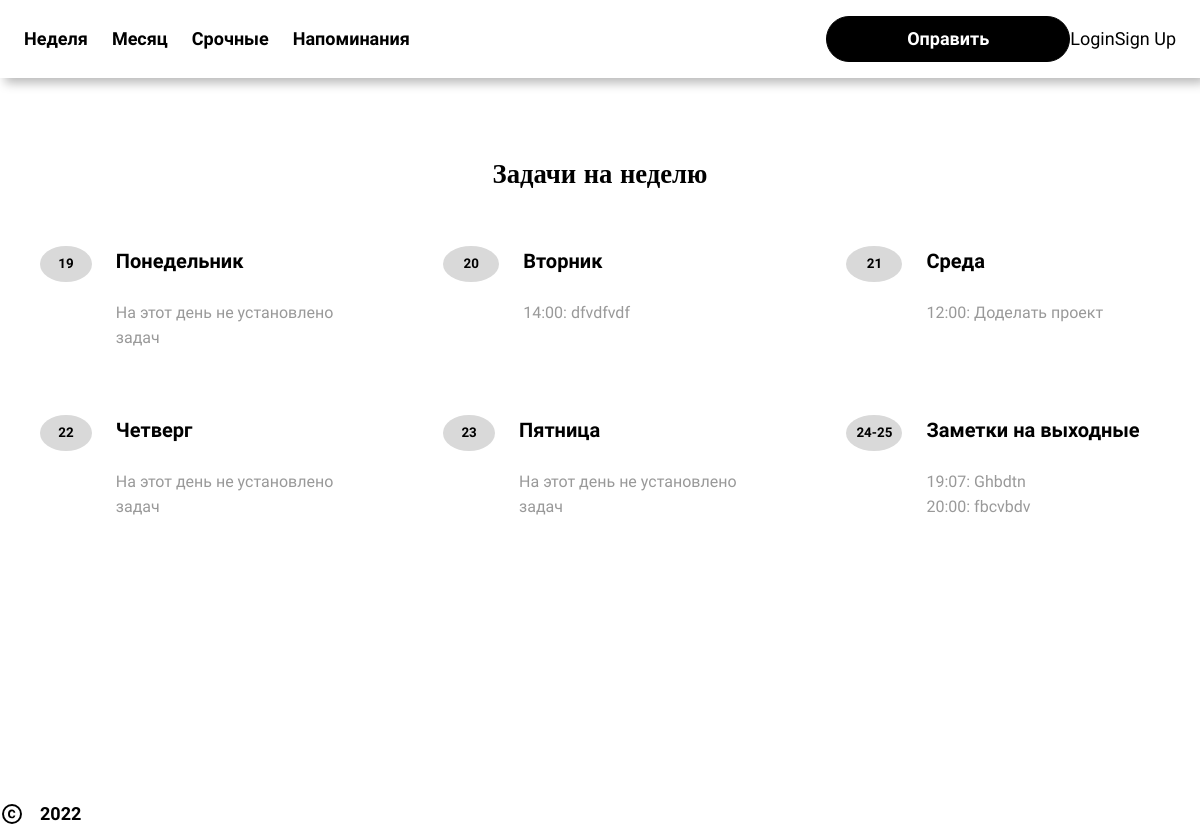
The app's page /, older data.
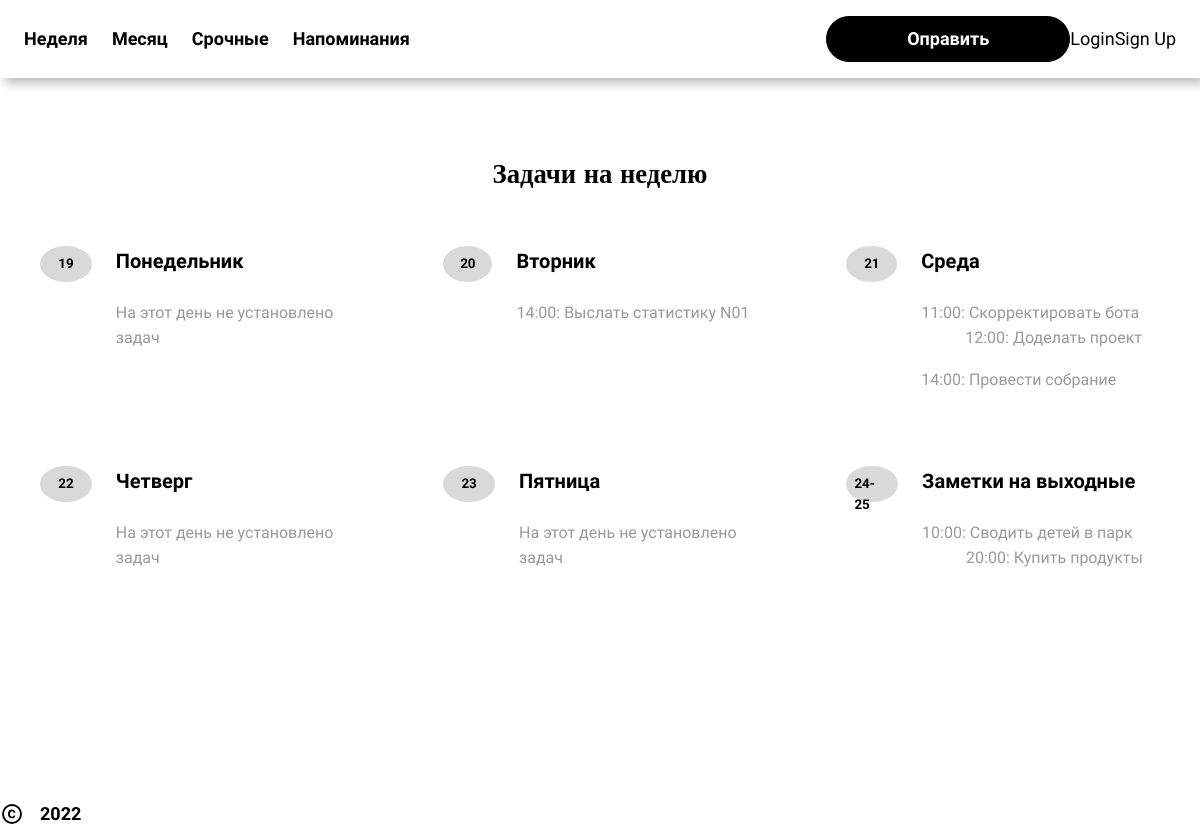
The same page, newer data.
### djangoApp/models.py (models this page shows, shortened)
class Tasks(models.Model):
    id = models.IntegerField(primary_key=True, null=False)
    user_id = models.ForeignKey(Profile, on_delete=models.CASCADE, null=True)
    task_name = models.CharField(max_length=250)
    task_comment = models.CharField(max_length=4000)
    date_add = models.CharField(max_length=250)
    date_end = models.CharField(max_length=250)
    date_task = models.CharField(max_length=250)
    time_task = models.CharField(max_length=250)

### djangoApp/views.py (the view)
# urls.py: path('', views.hello, name='index-page')
def hello(request):
    dt1 = datemanager.DateManager().day_monday.day
    dt_tsk_1 = datemanager.DateManager().day_monday.strftime("%Y-%m-%d")
    tsk1 = Tasks.objects.all().order_by('time_task').filter(date_end='', date_task=dt_tsk_1)
    dt2 = datemanager.DateManager().day_tuesday.day
    dt_tsk_2 = datemanager.DateManager().day_tuesday.strftime("%Y-%m-%d")
    tsk2 = Tasks.objects.all().order_by('time_task').filter(date_end='', date_task=dt_tsk_2)
    dt3 = datemanager.DateManager().day_wednesday.day
    dt_tsk_3 = datemanager.DateManager().day_wednesday.strftime("%Y-%m-%d")
    tsk3 = Tasks.objects.all().order_by('time_task').filter(date_end='', date_task=dt_tsk_3)
    dt4 = datemanager.DateManager().day_thursday.day
    dt_tsk_4 = datemanager.DateManager().day_thursday.strftime("%Y-%m-%d")
    tsk4 = Tasks.objects.all().order_by('time_task').filter(date_end='', date_task=dt_tsk_4)
    dt5 = datemanager.DateManager().day_friday.day
    dt_tsk_5 = datemanager.DateManager().day_friday.strftime("%Y-%m-%d")
    tsk5 = Tasks.objects.all().order_by('time_task').filter(date_end='', date_task=dt_tsk_5)
    dt6 = datemanager.DateManager().day_weekends
    dt_tsk_6 = datemanager.DateManager().day_saturday.strftime("%Y-%m-%d")
    dt_tsk_7 = datemanager.DateManager().day_sunday.strftime("%Y-%m-%d")
    tsk6 = Tasks.objects.all().order_by('time_task').filter(date_end='', date_task=dt_tsk_6)
    tsk7 = Tasks.objects.all().order_by('time_task').filter(date_end='', date_task=dt_tsk_7)
    context = {'day_1': dt1, 'day_2': dt2, 'day_3': dt3, 'day_4': dt4, 'day_5': dt5, 'day_6': dt6,
               'tsk_1': tsk1, 'tsk_2': tsk2, 'tsk_3': tsk3, 'tsk_4': tsk4, 'tsk_5': tsk5, 'tsk_6': tsk6, 'tsk_7': tsk7}
    return render(request, 'hello.html', context=context)

### djangoApp/datemanager.py (called while the page is built)
    def day_monday(self):
        monday = date.today() - timedelta(days=date.today().weekday())
        return monday

    def day_tuesday(self):
        monday = self.day_monday
        tuesday = monday + timedelta(days=1)
        return tuesday

    def day_wednesday(self):
        monday = self.day_monday
        wednesday = monday + timedelta(days=2)
        return wednesday

    def day_thursday(self):
        monday = self.day_monday
        thursday = monday + timedelta(days=3)
        return thursday

    def day_friday(self):
        monday = self.day_monday
        friday = monday + timedelta(days=4)
        return friday

    def day_weekends(self):
        monday = self.day_monday
        saturday = monday + timedelta(days=5)
        sunday = monday + timedelta(days=6)
        return str(saturday.day) + '-' + str(sunday.day)

    def day_saturday(self):
        monday = self.day_monday
        saturday = monday + timedelta(days=5)
        return saturday

    def day_sunday(self):
        monday = self.day_monday
        sunday = monday + timedelta(days=6)
        return sunday

### djangoApp/templates/hello.html (shortened to what the changed rows need)
<!DOCTYPE html>
{% load static %}
<html lang="en">
  <head>
      <link rel="stylesheet" href="{% static "style.css" %}" />
  </head>
  <body>
    <div>
      <link href="{% static "home.css" %}" rel="stylesheet" />
      <div class="home-container">
        <div id="inspiration" class="home-features">
          <div class="home-heading-container">
            <h2 class="home-text section-Heading">
              Задачи на неделю
            </h2>
          </div>
          <div class="home-cards-container">
            <div class="home-features-card1">
              <div class="home-text-container1">
                <span class="home-text2 card-Text">
                  {% if tsk_2 %}
                    {% for i in tsk_2 %}
                      <div style="float: left">
                      <a href = "{% url 'view-task' i.id %}">
                        {{i.time_task}}: {{i.task_name}}
                      </a>&ensp;</div>
                      <div style="float: left">
                  </div>
                  <div style="float: left">
                      </div><br>
                    {% endfor %}
                  {% else %}
                  На этот день не установлено задач
                  {% endif %}
                </span>
              </div>
            </div>
            <div class="home-features-card2">
              <div class="home-text-container2">
                <span class="home-text3 card-Text">
                 {% if tsk_3 %}
                    {% for i in tsk_3 %}
                      <div style="float: left">
                  <a href = "{% url 'view-task' i.id %}">
                    {{i.time_task}}: {{i.task_name}}
                  </a>&ensp;</div>
                  <div style="float: left">
                  </div>
                  <div style="float: left">
                  </div><br>
                    {% endfor %}
                  {% else %}
                  На этот день не установлено задач
                  {% endif %}
                </span>
              </div>
            </div>
            <div class="home-features-card5">
              <div class="home-text-container5">
                <span class="home-text6 card-Text">
                  {% if tsk_6 %}
                    {% for i in tsk_6 %}
                      <div style="float: left">
                  <a href = "{% url 'view-task' i.id %}">
                    {{i.time_task}}: {{i.task_name}}
                  </a>&ensp;</div>
                  <div style="float: left">
                  </div>
                  <div style="float: left">
                  </div><br>
                    {% endfor %}
                  {% else %}
                  На выходные не установлено заметок
                  {% endif %}
                </span>
              </div>
            </div>
          </div>
        </div>
            </div>
          </div>
  </body>
</html>

Row changes from the older to the newer data that the page shows:
changed Tasks: task_name "dfvdfvdf" → "Выслать статистику N01"
now on this page (row edited): Tasks: time_task "11:00", task_name "Скорректировать бота", shown under "21"
now on this page (row edited): Tasks: time_task "14:00", task_name "Провести собрание", shown under "21"
changed Tasks: time_task "19:07" → "10:00"; task_name "Ghbdtn" → "Сводить детей в парк"
changed Tasks: task_name "fbcvbdv" → "Купить продукты"
